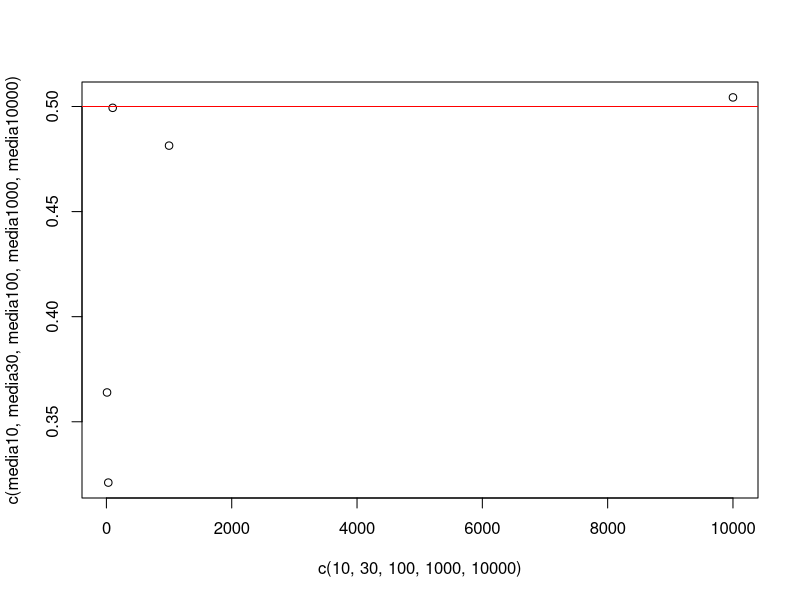
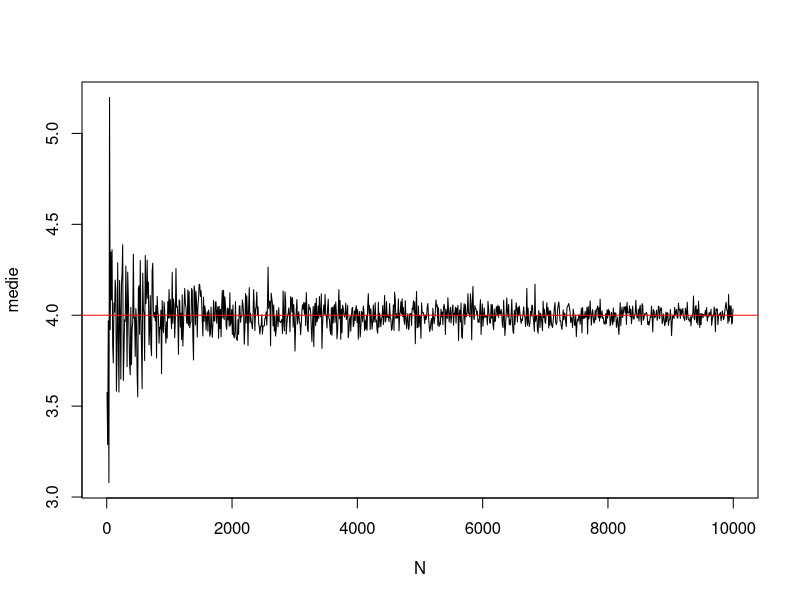
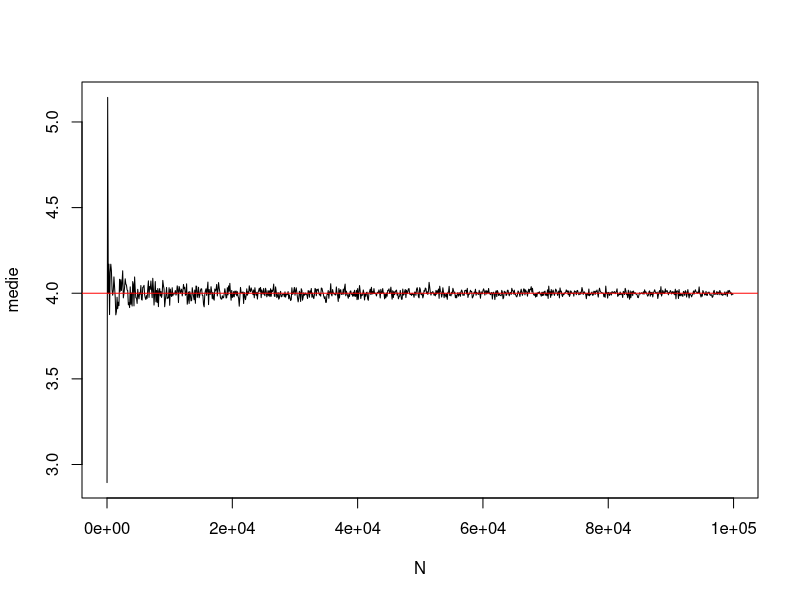
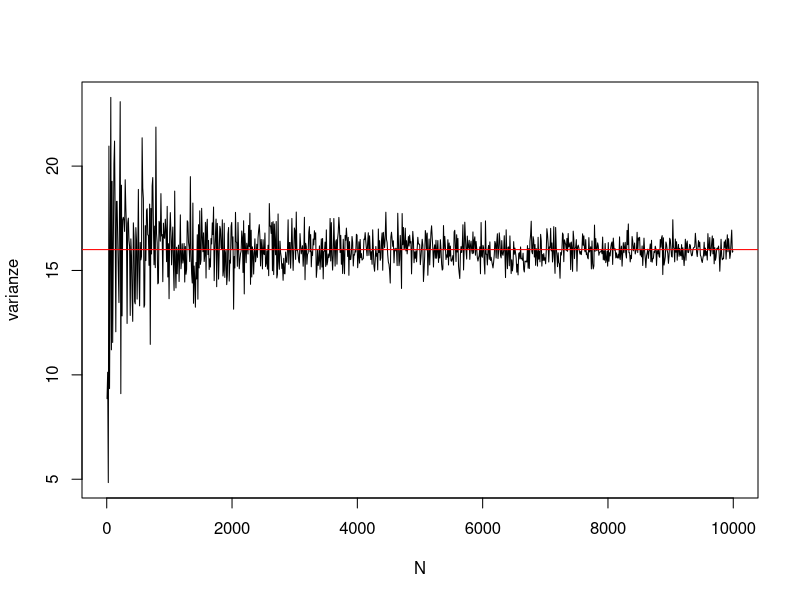

Here is the R script that generated these plots, in order:
rm(list=ls())

## legge dei grandi numeri sulla media

N <- 10
dati <- rexp(N,2)

media10 <- mean(dati)

N <- 30
dati <- rexp(N,2)

media30 <- mean(dati)

N <- 100
dati <- rexp(N,2)

media100 <- mean(dati)

N <- 1000
dati <- rexp(N,2)

media1000 <- mean(dati)

N <- 10000
dati <- rexp(N,2)

media10000 <- mean(dati)


plot(c(10,30,100,1000,10000),c(media10,media30,media100,media1000,media10000))
abline(h=0.5,col="red")

### ne lancio tanti
N <- seq(5,10^4,10)
trueMedia <- 4
medie <- numeric(length(N))
posizione <- 1
for (indice in N){
  medie[posizione] <- mean(rexp(indice,1/trueMedia))
  posizione <- posizione + 1
}
plot(N,medie,type="l")
abline(h=trueMedia,col="red")
###tanti di più
N <- seq(5,10^5,100)
trueMedia <- 4
medie <- numeric(length(N))
posizione <- 1
for (indice in N){
  medie[posizione] <- mean(rexp(indice,1/trueMedia))
  posizione <- posizione + 1
}
plot(N,medie,type="l")
abline(h=trueMedia,col="red")

# l'oscillazione si "schiaccia" sempre di più alla media aumentando il campione

## stessa cosa per la varianza campionaria

###tanti
N <- seq(5,10^4,10)
trueMedia <- 4
p <- 1/trueMedia
trueVar <- 1/(p^2)
varianze <- numeric(length(N))
posizione <- 1
for (indice in N){
  varianze[posizione] <- var(rexp(indice,1/trueMedia))
  posizione <- posizione + 1
}
plot(N,varianze,type="l")
abline(h=trueVar,col="red")